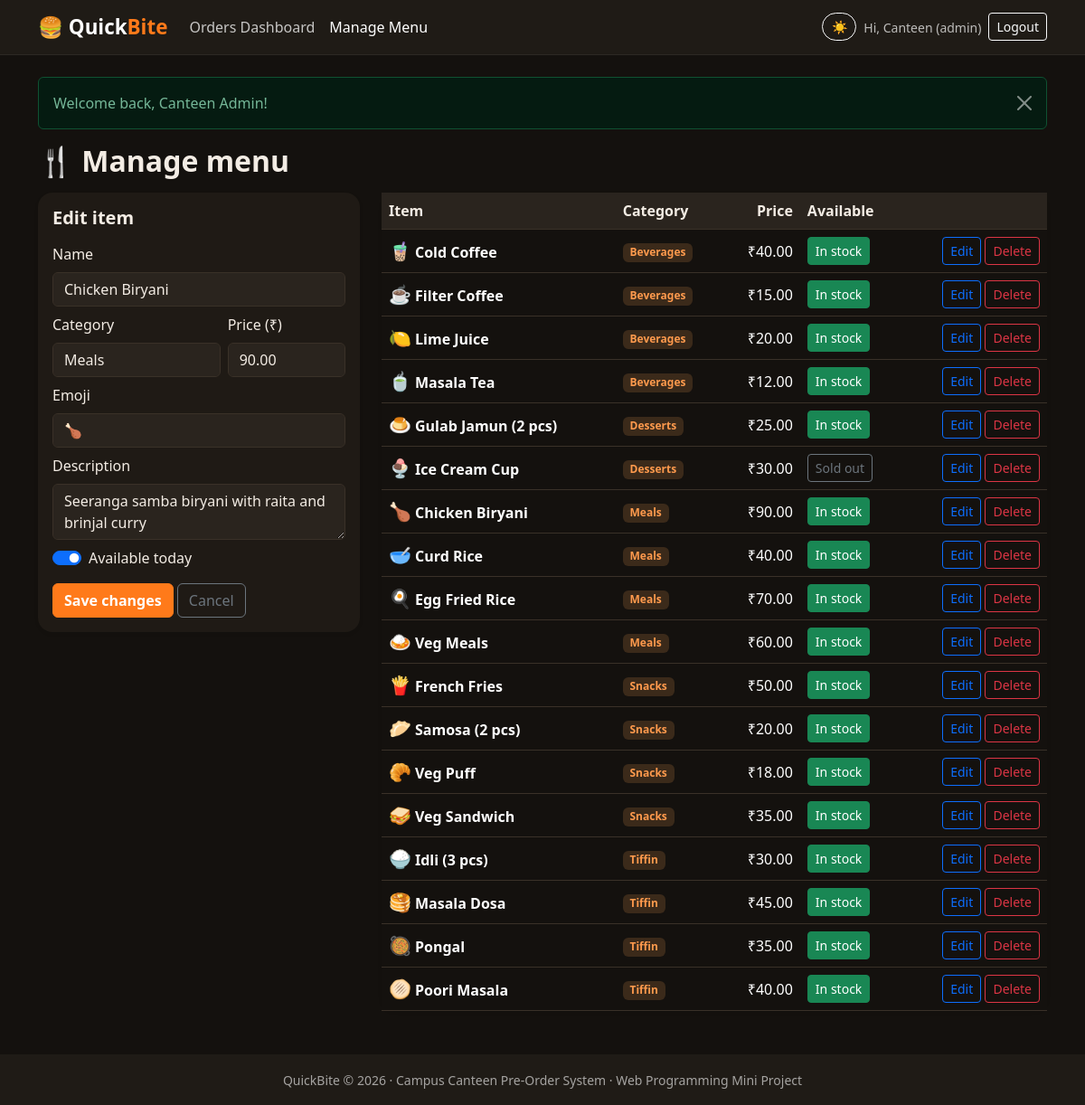
The app's page /admin/menu.php?edit=2 (signed in) with its own data.
### tables this page shows
CREATE TABLE menu_items (
    id          INT AUTO_INCREMENT PRIMARY KEY,
    name        VARCHAR(100) NOT NULL,
    category    VARCHAR(40)  NOT NULL,
    price       DECIMAL(8,2) NOT NULL,
    emoji       VARCHAR(10)  NOT NULL DEFAULT '',
    description VARCHAR(200) DEFAULT '',
    available   TINYINT(1)   NOT NULL DEFAULT 1,
    created_at  TIMESTAMP DEFAULT CURRENT_TIMESTAMP
);

### config.php (called while the page is built, shortened)
<?php
function db(): PDO
{
    static $pdo = null;
    if ($pdo === null) {
        try {
            $pdo = new PDO(
                'mysql:host=' . DB_HOST . ';dbname=' . DB_NAME . ';charset=utf8mb4',
                DB_USER,
                DB_PASS,
                [
                    PDO::ATTR_ERRMODE            => PDO::ERRMODE_EXCEPTION,
                    PDO::ATTR_DEFAULT_FETCH_MODE => PDO::FETCH_ASSOC,
                    PDO::ATTR_EMULATE_PREPARES   => false,
                ]
            );
        } catch (PDOException $e) {
            http_response_code(500);
            die('Database connection failed. Check the DB_* settings at the top of config.php and make sure you imported database.sql.');
        }
    }
    return $pdo;
}
function e($value): string
{
    return htmlspecialchars((string) $value, ENT_QUOTES, 'UTF-8');
}
function url(string $path = ''): string
{
    return BASE_URL . '/' . ltrim($path, '/');
}
function money($amount): string
{
    return '₹' . number_format((float) $amount, 2);
}

### admin/menu.php (the view, shortened to what this page needs)
<?php
require_once __DIR__ . '/../config.php';
if (!isset($editing)) {
    $editing = ['id' => 0, 'name' => '', 'category' => '', 'price' => '', 'emoji' => '', 'description' => '', 'available' => 1];
    $editId = (int) ($_GET['edit'] ?? 0);
    if ($editId > 0) {
        $st = db()->prepare('SELECT * FROM menu_items WHERE id = ?');
        $st->execute([$editId]);
        $editing = $st->fetch() ?: $editing;
    }
}
$items = db()->query('SELECT * FROM menu_items ORDER BY category, name')->fetchAll();
require __DIR__ . '/../includes/header.php';
?>
<h2 class="fw-bold mb-3">🍴 Manage menu</h2>
<div class="row g-4">
    <div class="col-lg-4">
        <div class="card border-0 shadow-sm rounded-4">
            <div class="card-body">
                <h5 class="fw-bold mb-3"><?= $editing['id'] ? 'Edit item' : 'Add new item' ?></h5>
                <form method="post">
                    <div class="mb-2">
                        <label class="form-label">Name</label>
                        <input type="text" name="name" class="form-control" value="<?= e($editing['name']) ?>" required maxlength="100">
                    </div>
                    <div class="row g-2 mb-2">
                        <div class="col-7">
                            <label class="form-label">Category</label>
                            <input type="text" name="category" list="cat-list" class="form-control" value="<?= e($editing['category']) ?>" required maxlength="40">
                        </div>
                        <div class="col-5">
                            <label class="form-label">Price (₹)</label>
                            <input type="number" name="price" step="0.50" min="1" class="form-control" value="<?= e($editing['price']) ?>" required>
                        </div>
                    </div>
                    <div class="mb-2">
                        <label class="form-label">Emoji</label>
                        <input type="text" name="emoji" class="form-control" value="<?= e($editing['emoji']) ?>" maxlength="8" placeholder="🍛">
                    </div>
                    <div class="mb-2">
                        <label class="form-label">Description</label>
                        <textarea name="description" class="form-control" rows="2" maxlength="200"><?= e($editing['description']) ?></textarea>
                    </div>
                    <div class="form-check form-switch mb-3">
                        <input class="form-check-input" type="checkbox" name="available" id="avail" <?= $editing['available'] ? 'checked' : '' ?>>
                        <label class="form-check-label" for="avail">Available today</label>
                    </div>
                    <button class="btn btn-warning fw-semibold"><?= $editing['id'] ? 'Save changes' : 'Add item' ?></button>
                    <?php if ($editing['id']): ?>
                        <a href="<?= url('admin/menu.php') ?>" class="btn btn-outline-secondary">Cancel</a>
                    <?php endif; ?>
                </form>
            </div>
        </div>
    </div>
    <div class="col-lg-8">
        <div class="card border-0 shadow-sm rounded-4">
            <div class="table-responsive">
                <table class="table align-middle mb-0">
                    <thead class="table-light">
                        <tr><th>Item</th><th>Category</th><th class="text-end">Price</th><th>Available</th><th></th></tr>
                    </thead>
                    <tbody>
                    <?php foreach ($items as $it): ?>
                        <tr>
                            <td><span class="fs-5 me-1"><?= e($it['emoji']) ?></span><strong><?= e($it['name']) ?></strong></td>
                            <td><span class="badge qb-cat"><?= e($it['category']) ?></span></td>
                            <td class="text-end"><?= money($it['price']) ?></td>
                            <td>
                                <form method="post">
                                    <button class="btn btn-sm <?= $it['available'] ? 'btn-success' : 'btn-outline-secondary' ?>"><?= $it['available'] ? 'In stock' : 'Sold out' ?></button>
                                </form>
                            </td>
                            <td class="text-end text-nowrap">
                                <a href="<?= url('admin/menu.php?edit=' . (int) $it['id']) ?>" class="btn btn-sm btn-outline-primary">Edit</a>
                                <form method="post" class="d-inline" onsubmit="return confirm('Delete this item?')">
                                    <button class="btn btn-sm btn-outline-danger">Delete</button>
                                </form>
                            </td>
                        </tr>
                    <?php endforeach; ?>
                    </tbody>
                </table>
            </div>
        </div>
    </div>
</div>
<?php require __DIR__ . '/../includes/footer.php'; ?>

### assets/style.css (style rules this page uses)
:root { --qb-orange: #ff7a1a; --qb-orange-dark: #e65f00; --qb-dark: #1f1b16; --qb-bg: #fff8f0; --qb-surface: #ffffff; --qb-text: #1f1b16; --qb-border: #f0d9c0; --qb-chip: #ffe8d1; --qb-token-bg: #fff3e6; }
[data-bs-theme="dark"] { --qb-orange-dark: #ff9a4d; --qb-bg: #14110e; --qb-surface: #1f1a15; --qb-text: #f3ece4; --qb-border: #3a3128; --qb-chip: #3b2a1a; --qb-token-bg: #2a1d12; --bs-body-bg: #14110e; --bs-body-color: #f3ece4; --bs-border-color: #3a3128; }
body { background: var(--qb-bg); color: var(--qb-text); min-height: 100vh; display: flex; flex-direction: column; transition: background-color .2s ease, color .2s ease; }
.card { --bs-card-bg: var(--qb-surface); --bs-card-color: var(--qb-text); }
[data-bs-theme="dark"] .table-light { --bs-table-color: var(--qb-text); --bs-table-bg: #2a241e; --bs-table-border-color: var(--qb-border); }
[data-bs-theme="dark"] .form-control, [data-bs-theme="dark"] .form-select { background-color: #2a241e; border-color: var(--qb-border); color: var(--qb-text); }
[data-bs-theme="dark"] .form-control::placeholder { color: #9a8f84; }
.qb-cat { background: var(--qb-chip); color: var(--qb-orange-dark); font-weight: 600; }
.btn-warning { background: var(--qb-orange); border-color: var(--qb-orange); color: #fff; }

### records on screen
menu_items: name "Chicken Biryani", category "Meals", price "90.00", emoji "🍗", description "Seeranga samba biryani with raita and brinjal curry", available "☑", price "₹90.00", shows "In stock"
menu_items: emoji "🧋", name "Cold Coffee", category "Beverages", price "₹40.00", available "In stock"
menu_items: emoji "☕", name "Filter Coffee", category "Beverages", price "₹15.00", available "In stock"
menu_items: emoji "🍋", name "Lime Juice", category "Beverages", price "₹20.00", available "In stock"
menu_items: emoji "🍵", name "Masala Tea", category "Beverages", price "₹12.00", available "In stock"
menu_items: emoji "🍮", name "Gulab Jamun (2 pcs)", category "Desserts", price "₹25.00", available "In stock"
menu_items: emoji "🍨", name "Ice Cream Cup", category "Desserts", price "₹30.00", available "Sold out"
menu_items: emoji "🥣", name "Curd Rice", category "Meals", price "₹40.00", available "In stock"
menu_items: emoji "🍳", name "Egg Fried Rice", category "Meals", price "₹70.00", available "In stock"
menu_items: emoji "🍛", name "Veg Meals", category "Meals", price "₹60.00", available "In stock"
menu_items: emoji "🍟", name "French Fries", category "Snacks", price "₹50.00", available "In stock"
menu_items: emoji "🥟", name "Samosa (2 pcs)", category "Snacks", price "₹20.00", available "In stock"
menu_items: emoji "🥐", name "Veg Puff", category "Snacks", price "₹18.00", available "In stock"
menu_items: emoji "🥪", name "Veg Sandwich", category "Snacks", price "₹35.00", available "In stock"
menu_items: emoji "🍚", name "Idli (3 pcs)", category "Tiffin", price "₹30.00", available "In stock"
menu_items: emoji "🥞", name "Masala Dosa", category "Tiffin", price "₹45.00", available "In stock"
menu_items: emoji "🥘", name "Pongal", category "Tiffin", price "₹35.00", available "In stock"
menu_items: emoji "🫓", name "Poori Masala", category "Tiffin", price "₹40.00", available "In stock"

### other values on screen
explode(' ', $user['name'])[0] "Canteen"
$f['message'] "Welcome back, Canteen Admin!"
